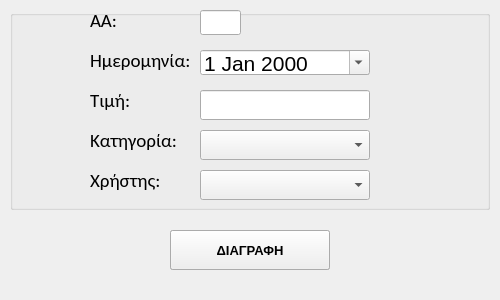
<?xml version="1.0" encoding="UTF-8"?>
<ui version="4.0">
 <class>Form</class>
 <widget class="QWidget" name="Form">
  <property name="geometry">
   <rect>
    <x>0</x>
    <y>0</y>
    <width>500</width>
    <height>300</height>
   </rect>
  </property>
  <property name="windowTitle">
   <string>Ενημέρωση Εγραφής</string>
  </property>
  <widget class="QPushButton" name="updateExpenseBtn">
   <property name="geometry">
    <rect>
     <x>170</x>
     <y>230</y>
     <width>160</width>
     <height>40</height>
    </rect>
   </property>
   <property name="font">
    <font>
     <pointsize>10</pointsize>
     <weight>75</weight>
     <bold>true</bold>
    </font>
   </property>
   <property name="text">
    <string>ΕΝΗΜΕΡΩΣΗ</string>
   </property>
  </widget>
  <widget class="QGroupBox" name="editExpenseBox">
   <property name="geometry">
    <rect>
     <x>10</x>
     <y>10</y>
     <width>480</width>
     <height>200</height>
    </rect>
   </property>
   <property name="font">
    <font>
     <family>Calibri</family>
     <pointsize>14</pointsize>
    </font>
   </property>
   <property name="title">
    <string/>
   </property>
   <widget class="QDateEdit" name="updDate">
    <property name="geometry">
     <rect>
      <x>190</x>
      <y>40</y>
      <width>170</width>
      <height>25</height>
     </rect>
    </property>
    <property name="font">
     <font>
      <family>Arial</family>
      <pointsize>16</pointsize>
     </font>
    </property>
    <property name="calendarPopup">
     <bool>true</bool>
    </property>
   </widget>
   <widget class="QComboBox" name="updUser">
    <property name="geometry">
     <rect>
      <x>190</x>
      <y>160</y>
      <width>170</width>
      <height>30</height>
     </rect>
    </property>
   </widget>
   <widget class="QComboBox" name="updCategory">
    <property name="geometry">
     <rect>
      <x>190</x>
      <y>120</y>
      <width>170</width>
      <height>30</height>
     </rect>
    </property>
   </widget>
   <widget class="QLineEdit" name="updValue">
    <property name="geometry">
     <rect>
      <x>190</x>
      <y>80</y>
      <width>170</width>
      <height>30</height>
     </rect>
    </property>
    <property name="font">
     <font>
      <family>Arial</family>
      <pointsize>16</pointsize>
     </font>
    </property>
    <property name="text">
     <string/>
    </property>
   </widget>
   <widget class="QLabel" name="updCategoryLbl">
    <property name="geometry">
     <rect>
      <x>80</x>
      <y>120</y>
      <width>91</width>
      <height>21</height>
     </rect>
    </property>
    <property name="font">
     <font>
      <family>Calibri</family>
      <pointsize>14</pointsize>
     </font>
    </property>
    <property name="text">
     <string>Κατηγορία:</string>
    </property>
   </widget>
   <widget class="QLabel" name="updValueLbl">
    <property name="geometry">
     <rect>
      <x>80</x>
      <y>80</y>
      <width>81</width>
      <height>21</height>
     </rect>
    </property>
    <property name="font">
     <font>
      <family>Calibri</family>
      <pointsize>14</pointsize>
     </font>
    </property>
    <property name="text">
     <string>Τιμή:</string>
    </property>
   </widget>
   <widget class="QLabel" name="updUserLbl">
    <property name="geometry">
     <rect>
      <x>80</x>
      <y>160</y>
      <width>81</width>
      <height>21</height>
     </rect>
    </property>
    <property name="font">
     <font>
      <family>Calibri</family>
      <pointsize>14</pointsize>
     </font>
    </property>
    <property name="text">
     <string>Χρήστης:</string>
    </property>
   </widget>
   <widget class="QLabel" name="updDateLbl">
    <property name="geometry">
     <rect>
      <x>80</x>
      <y>40</y>
      <width>111</width>
      <height>21</height>
     </rect>
    </property>
    <property name="font">
     <font>
      <family>Calibri</family>
      <pointsize>14</pointsize>
     </font>
    </property>
    <property name="text">
     <string>Ημερομηνία:</string>
    </property>
   </widget>
   <widget class="QLabel" name="updIndexLbl">
    <property name="geometry">
     <rect>
      <x>80</x>
      <y>0</y>
      <width>111</width>
      <height>21</height>
     </rect>
    </property>
    <property name="font">
     <font>
      <family>Calibri</family>
      <pointsize>14</pointsize>
     </font>
    </property>
    <property name="text">
     <string>AA:</string>
    </property>
   </widget>
   <widget class="QLineEdit" name="updIndex">
    <property name="geometry">
     <rect>
      <x>190</x>
      <y>0</y>
      <width>41</width>
      <height>25</height>
     </rect>
    </property>
    <property name="font">
     <font>
      <family>Arial</family>
      <pointsize>16</pointsize>
     </font>
    </property>
    <property name="text">
     <string/>
    </property>
    <property name="readOnly">
     <bool>true</bool>
    </property>
   </widget>
  </widget>
  <widget class="QPushButton" name="deleteExpenseBtn">
   <property name="enabled">
    <bool>true</bool>
   </property>
   <property name="geometry">
    <rect>
     <x>170</x>
     <y>230</y>
     <width>160</width>
     <height>40</height>
    </rect>
   </property>
   <property name="font">
    <font>
     <pointsize>10</pointsize>
     <weight>75</weight>
     <bold>true</bold>
    </font>
   </property>
   <property name="text">
    <string>ΔΙΑΓΡΑΦΗ</string>
   </property>
  </widget>
 </widget>
 <resources/>
 <connections/>
</ui>
